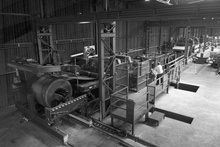
%> input picture Part A/input/factory.jpg, 220 x 147 px, shrunk from 630 x 420 before the run
$ octave applyEdgeDetection.m   (GNU Octave 9; MATLAB toolbox functions it lacks are replaced by stand-ins)
%> lines starting %> are read from the running program, lines starting %| are printed output that depends on the picture
### Part A/code/filter2d.m
function y = filter2d(X,I)

% Get dimensions of input(=output) image
[xdim1, ydim1, zdim1] = size(X);
y = zeros(xdim1, ydim1, zdim1);

% Get dimensions of mask
[xdim2, ydim2, zdim2] = size(I);

% Expand image to size of xdim1+2*xdim2, ydim1+2*ydim2, zdim1
% (only xdim1+xdim2-1, ydim1+ydim2-1, zdim1 are needed)
% and keep xdim1, ydim1, zdim1 central pixels after correlation
cor = [repmat(X(:,1,:),1,xdim2) X repmat(X(:,ydim1,:),1,xdim2)];
cor = [ repmat(cor(1,:,:),ydim2,1) ; cor ; repmat(cor(xdim1,:,:),ydim2,1)];
[xdim3, ydim3, zdim3] = size(cor);
cor2 = zeros(xdim3, ydim3, zdim3);

% do correlation
for color = 1 : zdim1
for z = 1 : zdim2
    for i = 1 : xdim3 - xdim2 + 1
        for j = 1 : ydim3 - ydim2 + 1
            cor2(i,j,:) = cor2(i,j,:) + sum(sum(cor(i:i+xdim2-1, j:j+ydim2-1,color) .* I(:,:,z)));
        end
    end
end
end

y = cor2(xdim2 : xdim1+xdim2-1, ydim2 : ydim1+ydim2-1, :);

end

### Part A/code/applyEdgeDetection.m
I3 = imread('../input/factory.jpg');
%> I3 is the input picture: size 147x220x3 uint8; min 0, max 255, mean 84.2
I3 = rgb2gray(I3);
%> I3: size 147x220 uint8
I3 = double(I3);
%> I3: size 147x220 double

% Sobel mask for edge detection
sobel = zeros(3,3,2);
sobel(:,:,1) = [-1 -2 -1; 0 0 0; 1 2 1];
sobel(:,:,2) = [-1 0 1; -2 0 2; -1 0 1];

% Roberts mask for edge detection
roberts = zeros(2,2,2);
roberts(:,:,1) = [-1 0; 0 1];
roberts(:,:,2) = [0 -1; 1 0];

% Apply masks to image
y1 = filter2d(I3,sobel);
%> after the loop in filter2d, `for color = 1 : zdim1`:
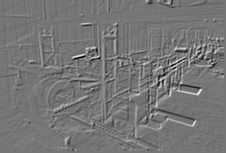
%> cor2: size 153x226 double; min -992, max 1168, mean 6.5; drawn with min black and max white
y2 = filter2d(I3,roberts);
%> in filter2d (call 2), `cor = [ repmat(cor(1,:,:),ydim2,1) ; cor ; repmat(cor(xdim1,:,:),ydim2..`:
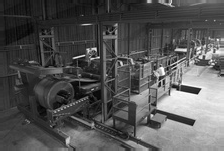
%> cor: size 151x224 double; min 0, max 255, mean 84.5
%> after the loop in filter2d (call 2), `for color = 1 : zdim1`:
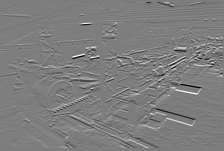
%> cor2: size 151x224 double; min -327, max 335, mean 0.7; drawn with min black and max white
%> in filter2d (call 2), `y = cor2(xdim2 : xdim1+xdim2-1, ydim2 : ydim1+ydim2-1, :);`:
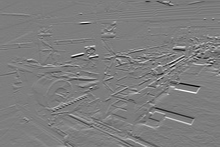
%> y: size 147x220 double; min -327, max 335, mean 0.8; drawn with min black and max white

% rescale to 0-1 values
y1 = y1 - min(y1(:));
y1 = y1 / max(y1(:));

y2 = y2 - min(y2(:));
y2 = y2 / max(y2(:));

% Plot histogram to determine threshold
figure(1);
subplot(1,2,1);
hist(y1(:));
title('y1');

subplot(1,2,2);
hist(y2(:));
title('y2');
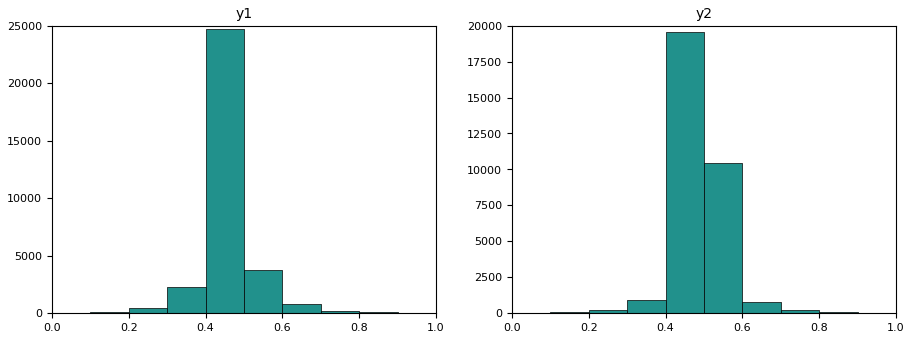
%> figure redrawn from the program's plot data, 2 panels; panel 1: tallest bar 24683 high, from x = 0.4 to 0.5; panel 2: tallest bar 19595 high, from x = 0.4 to 0.5

% Plot filtered images
figure(2);
subplot(3,2,[1,2]);
imshow(I3, []);
title('Original');

subplot(3,2,3);
imshow(y1);
title('Sobel');

subplot(3,2,5);
imshow(y2);
title('Roberts');

% Apply threshold to edge images
level1 = 0.55;
level2 = 0.5;

y1_t = im2bw(y1, level1);
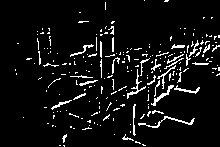
%> y1_t: size 147x220 logical; 6.7% white in thin lines or dots
y2_t = im2bw(y2, level2);
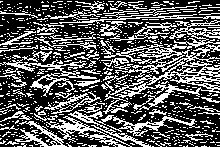
%> y2_t: size 147x220 logical; 35.6% white in thin lines or dots

subplot(3,2,4);
imshow(y1_t);
title('Sobel with Threshold');

subplot(3,2,6);
imshow(y2_t);
title('Roberts with Threshold');
